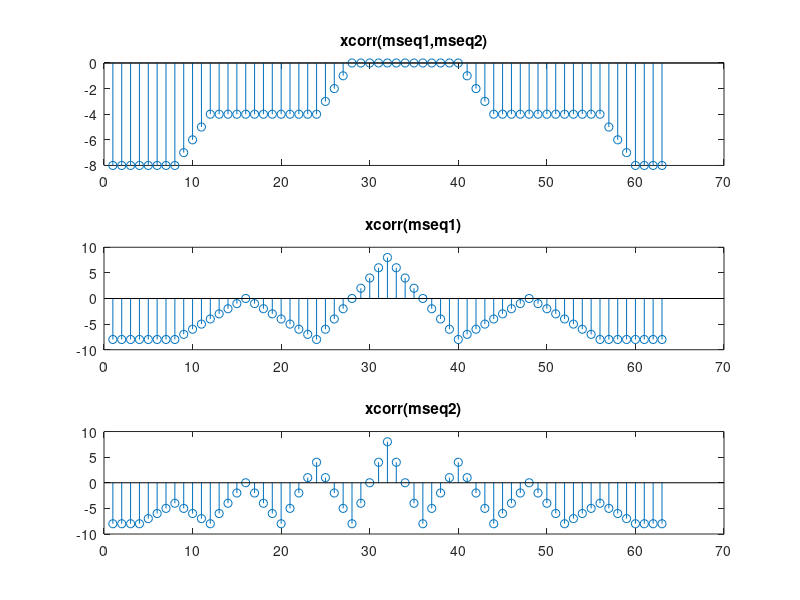

Here is the MATLAB script that generated this plot:
%mseq2=[0,0,1,1,0,0,1,1,0,0,1,1,0,0,1,1,0,0,1,1,0,0,1,1,0,0,1,1,0,0,1,1]; % RIS 2
%mseq1=[0,1,0,1,0,1,0,1,0,1,0,1,0,1,0,1,0,1,0,1,0,1,0,1,0,1,0,1,0,1,0,1]; % RIS 1
%mseq1=[1 0 0 0 0 1 1 0 0 0 1 0 1 0 0 1 1 1 1 0 1 0 0 0 1 1 1 0 0 1 0 0 1 0 1 1 0 1 1 1 0 1 1 0 0 1 1 0 1 0 1 0 1 1 1 1 1 1 0 0 0 0 0 1];
%mseq2=[0 1 1 1 1 1 0 1 1 1 0 1 1 1 0 0 0 1 0 1 0 1 1 1 0 0 0 1 1 0 1 1 0 1 0 0 1 0 0 0 1 0 0 1 1 0 0 1 0 1 0 1 0 0 0 0 0 0 1 1 1 1 1 0];
mseq1=[0 0 0 0 0 0 0 0 1 1 1 1 1 1 1 1 0 0 0 0 0 0 0 0 1 1 1 1 1 1 1 1];
mseq2=[0 0 0 0 1 1 1 1 0 0 0 0 1 1 1 1 0 0 0 0 1 1 1 1 0 0 0 0 1 1 1 1];
r1 = xcorr(mseq1,mseq2);
r2 = xcorr(mseq1);
r3 = xcorr(mseq2);
subplot(3,1,1)
%stem(r1./max(r1))
stem(r1-8)
title('xcorr(mseq1,mseq2)')
subplot(3,1,2)
%stem(r2./max(r1))
stem(r2-8)
title('xcorr(mseq1)')
subplot(3,1,3)
%stem(r3./max(r1))
stem(r3-8)
title('xcorr(mseq2)')